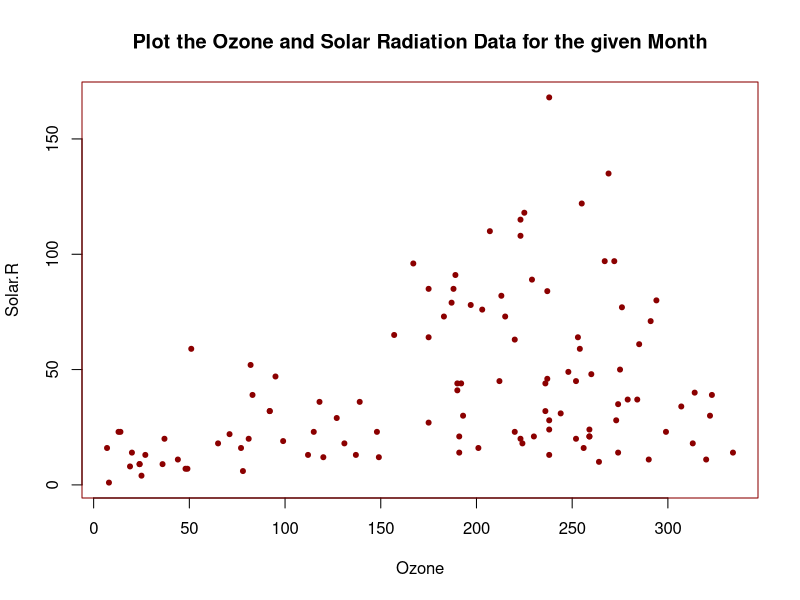

This figure's R source:
## ---- chunk 1
par(pch=20, col = "dark red")
plot(airquality$Ozone ~ airquality$Solar.R,xlab="Ozone",ylab="Solar.R",
         main="Plot the Ozone and Solar Radiation Data for the given Month")
